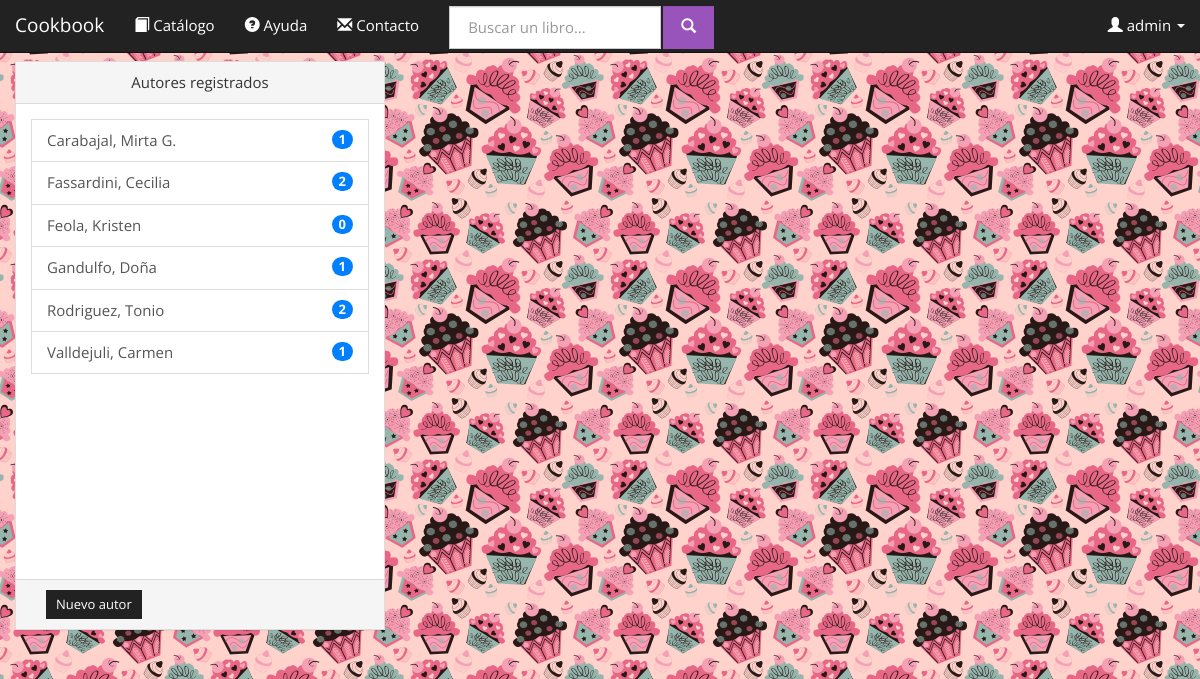
The page /cookbooks.com.ar/admin_authors.php (signed in) on the database its author committed.
### tables this page shows
CREATE TABLE IF NOT EXISTS `usuarios` (
  `username` varchar(30) NOT NULL,
  `password` varchar(30) NOT NULL,
  `nombre` varchar(30) DEFAULT NULL,
  `apellido` varchar(30) DEFAULT NULL,
  `direccion` varchar(50) DEFAULT NULL,
  `mail` varchar(30) DEFAULT NULL,
  `telefono` varchar(12) DEFAULT NULL,
  `admin` tinyint(1) NOT NULL,
  `fecha_alta` date NOT NULL,
  `fecha_nac` date DEFAULT NULL,
  `enabled` tinyint(1) NOT NULL,
  PRIMARY KEY (`username`)
);

CREATE TABLE IF NOT EXISTS `autor` (
  `ID` int(11) NOT NULL AUTO_INCREMENT,
  `nombre` varchar(30) NOT NULL,
  `apellido` varchar(30) NOT NULL,
  `fecha_nacimiento` date DEFAULT '0000-00-00',
  `lugar_nacimiento` varchar(50) DEFAULT '',
  `eliminado` tinyint(1) NOT NULL DEFAULT '0',
  PRIMARY KEY (`ID`)
);

### cookbooks.com.ar/database.php (called while the page is built, shortened)
<?php
class Conexion {
	private $hostname = 'localhost';
	private $port = '8080';
	private $username = 'root';
	private $password = 'F3Dericcio';
	private $dbname = 'cookbookg32';
	private $dbh;
	function conectar(){
		try {
			$this->dbh = new PDO("mysql:host=$this->hostname;dbname=$this->dbname;port=$this->port", $this->username, $this->password, array(PDO::MYSQL_ATTR_INIT_COMMAND => "SET NAMES utf8"));
			return true;
		} catch(PDOException $e) {
			return false;
		}
	}
	function query($statement){
		return $this->dbh->query($statement);
	}
}
class Users{
	static private $conexion;
	static private $initialized = FALSE;
	static function initialize(){
		if (self::$initialized) return;
		self::$conexion = new Conexion;
		self::$initialized = TRUE;
	}
	static function getUserLogin(){
		if (isset($_SESSION['username'])){
			$username = $_SESSION['username'];
			$info = self::$conexion->query("SELECT * FROM usuarios WHERE username='$username' ");
			if ($info->rowCount() == 1){
				$array = $info->fetch(PDO::FETCH_ASSOC);
				return new User($array);
			}else return NULL;
		}else{
			return NULL;
		}
	}
}
class User{
	private	$username,
			$password,
			$nombre,
			$apellido,
			$direccion,
			$email,
			$telefono,
			$fecha_nacimiento,
			$fecha_alta,
			$administrator,
			$enabled;
	function __construct($params){
		$this->username = $params['username'];
	}
	function getUsername(){
		return $this->username;
	}
}
class Books{
	static private $conexion;
	static private $initialized = false;
	static function initialize(){
		if (self::$initialized) return;
		self::$conexion = new Conexion;
		self::$initialized = TRUE;
	}
	static function getBooksBy($author_id){
		$result = self::$conexion->query("
			SELECT L.ISBN, L.titulo, GROUP_CONCAT(E.id_autor) as autores, L.IDIOMA, L.paginas, L.precio, L.fecha, L.etiquetas, L.texto, L.tapa, L.eliminado, L.hidden
			FROM autor A
			LEFT JOIN escribe E ON (A.ID=E.id_autor)
			INNER JOIN libros L ON (L.ISBN=E.isbn)
			GROUP BY (L.ISBN)
			HAVING (autores LIKE '%$author_id%' AND L.eliminado=0 AND L.hidden=0)
		");
		$books = Array();
		if ($result){
			if ($result->rowCount()>0){
				$rows = $result->fetchAll(PDO::FETCH_ASSOC);
				foreach ($rows as $num => $row) {
					array_push($books, new Book($row));
				}
			}
		}
		return $books;
	}
}
class Authors{
	static private $conexion;
	private static function initialize(){
		self::$conexion = new Conexion;
	}
	public static function getAuthors(){
		$result =  self::$conexion->query("
			SELECT *
			FROM autor
			WHERE (eliminado=0)
			ORDER BY apellido
		");
		$authors = array();
		if ($result){
			$authorsData = $result->fetchAll(PDO::FETCH_ASSOC);
			foreach ($authorsData as $key => $info) {
				array_push($authors, new Author($info));
			}
		}
		return $authors;
	}
}
class Author{
	private	$ID,
			$nombre,
			$apellido,
			$fecha_nacimiento,
			$lugar_nacimiento,
			$eliminado;
	function __construct($params){
		$this->ID = $params['ID'];
		$this->nombre = $params['nombre']? $params['nombre']: "";
		$this->apellido = $params['apellido']? $params['apellido']:"";
	}
	function getID(){
		return $this->ID;
	}
	function getNombre(){
		return $this->nombre;
	}
	function getApellido(){
		return $this->apellido;
	}
	function getBooks(){
		return Books::getBooksBy($this->ID);
	}
}
		?>

### cookbooks.com.ar/admin_authors.php (the view, shortened to what this page needs)
<?php include_once('database.php'); ?>
<!DOCTYPE html>
<html lang="es">
    <head>
        <link href="bootstrap-3.1.1-dist/css/bootstrap_Cosmo.css" rel="stylesheet" media="screen">
    </head>
    <body>
        <?php include_once('navigation.php'); ?>
        <?php
			$ID_ACTIVE = -1;		if (isset($_REQUEST['id'])) $ID_ACTIVE = $_REQUEST['id'];
	    ?>
        <div class="container-fluid text-center">
            <div class="row">
                <div class="col-md-4">
                	<div class="panel panel-default">
                		<div class="panel-heading">Autores registrados</div>
                		<div class="panel-body" style="max-height: 475px; min-height:475px; overflow-y: scroll;">
                			<div class="list-group text-left">
                				<?php
                					$autores = Authors::getAuthors();
									foreach ($autores as $key => $value) {
										$books = $value->getBooks();
										?>
										<a id="auth_<?php echo $value->getID(); ?>" href="admin_authors.php?id=<?php echo $value->getID(); ?>" class="list-group-item <?php if ($ID_ACTIVE==$value->getID()) echo 'active' ?>">
											<?php echo $value->getApellido().', '.$value->getNombre(); ?>
											<span class="badge" title="Cantidad de libros"><?php echo count($books); ?></span>
										</a>
										<?php
									}
                				?>
                			</div>
                		</div>
                		<div class="panel-footer">
                			<div class="container-fluid">
	                			<a class="btn btn-sm btn-default pull-left" onclick="window.location.href='admin_authors.php?new=1'">Nuevo autor</a>
                			</div>
                		</div>
                	</div>
                </div>
            </div>
        </div>
    </body>
</html>

### cookbooks.com.ar/navigation.php (shortened to what this page needs)
<?php include_once('database.php'); ?>
<div id ="navigationWrapper">
	<nav class="navbar navbar-default navbar-fixed-top" role="navigation">
	  <div class="container-fluid">
	    <div class="navbar-header">
	      <a class="navbar-brand" href="./">Cookbook</a>
	    </div>
	    <div class="collapse navbar-collapse" id="bs-navbar-collapse-1">
	    	<div class="">
				<ul class="nav navbar-nav">
					<li><a href="books.php" ><span class="glyphicon glyphicon-book"></span> Catálogo</a></li>
		        	<li><a href="help.php"><span class="glyphicon glyphicon-question-sign"></span> Ayuda</a></li>
		        	<li><a href="contact.php"><span class="glyphicon glyphicon-envelope"></span> Contacto</a></li>
				</ul>
			</div>
			<div class="">
				<form class="navbar-form navbar-left" action="books.php" method="get" role="search">
					<div class="form-group" style="padding-top: 2px; padding-bottom: 0px;">
						<input type="text" name="query" class=" form-control" placeholder="Buscar un libro..." >
						<button type="submit" class="btn btn-info form-control" style="margin-left: -2px;" ><span class="glyphicon glyphicon-search"></span> </button>
					</div>
				</form>
				<ul class="nav navbar-nav navbar-right">
					<?php
					if ($user = Users::getUserLogin()){
					?>
				            <li class="dropdown">
				                <a href="#" class="dropdown-toggle" data-toggle="dropdown"><span class="glyphicon glyphicon-user"></span>&nbsp;<?php echo $user->getUsername(); ?>&nbsp;<b class="caret"></b></a>
				            </li>
			    	<?php } ?>
				</ul>
			</div>
	    </div>
	  </div>
	</nav>
	<p style="height: 50px"></p>
</div>

### cookbooks.com.ar/admin_authors.php (style rules this page uses)
body { background-image: url('website/img/1656182.png'); }

### rows shown on the page
usuarios: username "admin"
autor: apellido "Carabajal", nombre "Mirta G.", count($books) "1"
autor: apellido "Fassardini", nombre "Cecilia", count($books) "2"
autor: apellido "Feola", nombre "Kristen", count($books) "0"
autor: apellido "Gandulfo", nombre "Doña", count($books) "1"
autor: apellido "Rodriguez", nombre "Tonio", count($books) "2"
autor: apellido "Valldejuli", nombre "Carmen", count($books) "1"
